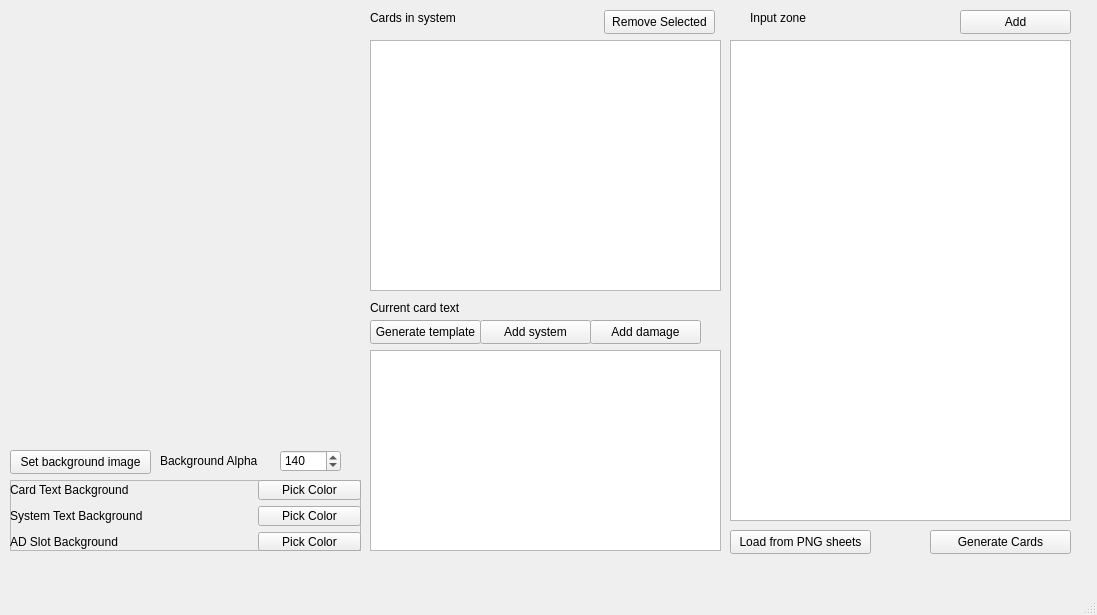
<?xml version="1.0" encoding="UTF-8"?>
<ui version="4.0">
 <class>MainWindow</class>
 <widget class="QMainWindow" name="MainWindow">
  <property name="geometry">
   <rect>
    <x>0</x>
    <y>0</y>
    <width>1097</width>
    <height>615</height>
   </rect>
  </property>
  <property name="windowTitle">
   <string>MainWindow</string>
  </property>
  <widget class="QWidget" name="centralwidget">
   <widget class="QPlainTextEdit" name="plainTextEdit">
    <property name="geometry">
     <rect>
      <x>730</x>
      <y>40</y>
      <width>341</width>
      <height>481</height>
     </rect>
    </property>
   </widget>
   <widget class="QPushButton" name="pushButton">
    <property name="geometry">
     <rect>
      <x>960</x>
      <y>10</y>
      <width>111</width>
      <height>24</height>
     </rect>
    </property>
    <property name="text">
     <string>Add</string>
    </property>
   </widget>
   <widget class="QTableWidget" name="cardsLoaded">
    <property name="geometry">
     <rect>
      <x>370</x>
      <y>40</y>
      <width>351</width>
      <height>251</height>
     </rect>
    </property>
   </widget>
   <widget class="QPushButton" name="generateCardsButton">
    <property name="geometry">
     <rect>
      <x>930</x>
      <y>530</y>
      <width>141</width>
      <height>24</height>
     </rect>
    </property>
    <property name="text">
     <string>Generate Cards</string>
    </property>
   </widget>
   <widget class="QLabel" name="cardDisplayLabel">
    <property name="geometry">
     <rect>
      <x>10</x>
      <y>10</y>
      <width>351</width>
      <height>441</height>
     </rect>
    </property>
    <property name="text">
     <string/>
    </property>
    <property name="alignment">
     <set>Qt::AlignmentFlag::AlignCenter</set>
    </property>
   </widget>
   <widget class="QLabel" name="label">
    <property name="geometry">
     <rect>
      <x>750</x>
      <y>10</y>
      <width>111</width>
      <height>16</height>
     </rect>
    </property>
    <property name="text">
     <string>Input zone</string>
    </property>
   </widget>
   <widget class="QLabel" name="label_2">
    <property name="geometry">
     <rect>
      <x>370</x>
      <y>10</y>
      <width>111</width>
      <height>16</height>
     </rect>
    </property>
    <property name="text">
     <string>Cards in system</string>
    </property>
   </widget>
   <widget class="QPlainTextEdit" name="currentCardData">
    <property name="geometry">
     <rect>
      <x>370</x>
      <y>350</y>
      <width>351</width>
      <height>201</height>
     </rect>
    </property>
   </widget>
   <widget class="QLabel" name="label_3">
    <property name="geometry">
     <rect>
      <x>370</x>
      <y>300</y>
      <width>111</width>
      <height>16</height>
     </rect>
    </property>
    <property name="text">
     <string>Current card text</string>
    </property>
   </widget>
   <widget class="QPushButton" name="removeSelectedCardButton">
    <property name="geometry">
     <rect>
      <x>604</x>
      <y>10</y>
      <width>111</width>
      <height>24</height>
     </rect>
    </property>
    <property name="text">
     <string>Remove Selected</string>
    </property>
   </widget>
   <widget class="QPushButton" name="templateButton">
    <property name="geometry">
     <rect>
      <x>370</x>
      <y>320</y>
      <width>111</width>
      <height>24</height>
     </rect>
    </property>
    <property name="text">
     <string>Generate template</string>
    </property>
   </widget>
   <widget class="QPushButton" name="addSystemButton">
    <property name="geometry">
     <rect>
      <x>480</x>
      <y>320</y>
      <width>111</width>
      <height>24</height>
     </rect>
    </property>
    <property name="text">
     <string>Add system</string>
    </property>
   </widget>
   <widget class="QPushButton" name="addDamageButton">
    <property name="geometry">
     <rect>
      <x>590</x>
      <y>320</y>
      <width>111</width>
      <height>24</height>
     </rect>
    </property>
    <property name="text">
     <string>Add damage</string>
    </property>
   </widget>
   <widget class="QPushButton" name="loadFromPngButton">
    <property name="geometry">
     <rect>
      <x>730</x>
      <y>530</y>
      <width>141</width>
      <height>24</height>
     </rect>
    </property>
    <property name="text">
     <string>Load from PNG sheets</string>
    </property>
   </widget>
   <widget class="QPushButton" name="setBgImageButton">
    <property name="geometry">
     <rect>
      <x>10</x>
      <y>450</y>
      <width>141</width>
      <height>24</height>
     </rect>
    </property>
    <property name="text">
     <string>Set background image</string>
    </property>
   </widget>
   <widget class="QFrame" name="colorPickerFrame">
    <property name="geometry">
     <rect>
      <x>10</x>
      <y>480</y>
      <width>351</width>
      <height>71</height>
     </rect>
    </property>
    <property name="frameShape">
     <enum>QFrame::Shape::StyledPanel</enum>
    </property>
    <property name="frameShadow">
     <enum>QFrame::Shadow::Raised</enum>
    </property>
    <property name="lineWidth">
     <number>2</number>
    </property>
    <widget class="QWidget" name="gridLayoutWidget">
     <property name="geometry">
      <rect>
       <x>0</x>
       <y>0</y>
       <width>351</width>
       <height>71</height>
      </rect>
     </property>
     <layout class="QGridLayout" name="gridLayout">
      <item row="1" column="0">
       <widget class="QLabel" name="label_5">
        <property name="text">
         <string>System Text Background</string>
        </property>
       </widget>
      </item>
      <item row="2" column="1">
       <widget class="QLabel" name="adBgLabel">
        <property name="text">
         <string/>
        </property>
       </widget>
      </item>
      <item row="0" column="1">
       <widget class="QLabel" name="cardBgLabel">
        <property name="text">
         <string/>
        </property>
       </widget>
      </item>
      <item row="1" column="1">
       <widget class="QLabel" name="systemBgLabel">
        <property name="text">
         <string/>
        </property>
       </widget>
      </item>
      <item row="0" column="0">
       <widget class="QLabel" name="label_4">
        <property name="text">
         <string>Card Text Background</string>
        </property>
       </widget>
      </item>
      <item row="2" column="0">
       <widget class="QLabel" name="label_6">
        <property name="text">
         <string>AD Slot Background</string>
        </property>
       </widget>
      </item>
      <item row="0" column="2">
       <widget class="QPushButton" name="pickCardBackground">
        <property name="text">
         <string>Pick Color</string>
        </property>
       </widget>
      </item>
      <item row="1" column="2">
       <widget class="QPushButton" name="pickSystemBackground">
        <property name="text">
         <string>Pick Color</string>
        </property>
       </widget>
      </item>
      <item row="2" column="2">
       <widget class="QPushButton" name="pickADBackground">
        <property name="text">
         <string>Pick Color</string>
        </property>
       </widget>
      </item>
     </layout>
    </widget>
   </widget>
   <widget class="QLabel" name="label_7">
    <property name="geometry">
     <rect>
      <x>160</x>
      <y>450</y>
      <width>111</width>
      <height>21</height>
     </rect>
    </property>
    <property name="text">
     <string>Background Alpha</string>
    </property>
   </widget>
   <widget class="QSpinBox" name="bgAlphaSpinBox">
    <property name="geometry">
     <rect>
      <x>280</x>
      <y>450</y>
      <width>61</width>
      <height>22</height>
     </rect>
    </property>
    <property name="maximum">
     <number>255</number>
    </property>
    <property name="value">
     <number>140</number>
    </property>
   </widget>
  </widget>
  <widget class="QMenuBar" name="menubar">
   <property name="geometry">
    <rect>
     <x>0</x>
     <y>0</y>
     <width>1097</width>
     <height>22</height>
    </rect>
   </property>
  </widget>
  <widget class="QStatusBar" name="statusbar"/>
 </widget>
 <resources/>
 <connections/>
</ui>
